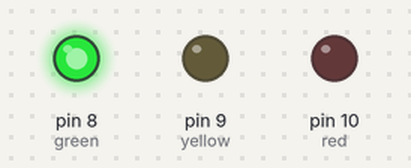
Bench run of a sketch on a simulated Arduino Uno, built with avr-gcc and run on an emulated ATmega328P. Parts: output pins drawn as LEDs (lit = HIGH).

Above: at 2.5 s.
At 6.0 s:
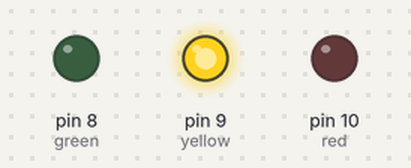
At 9.5 s:
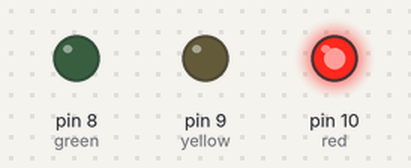
Timing chart, 0 to 15.6 s (numbered marks = the images above):
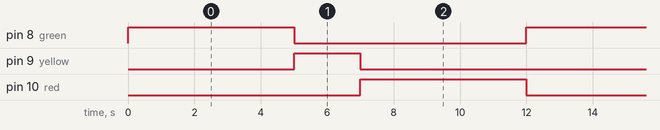

The sketch:

INSIDEANOTINSIDEANOTINSIDEANOTINSIDEANOTINSIDEANOTINSIDEANOT.INO
```cpp
int green = 8, yellow = 9, red = 10;
// DONT MIND THE INT THE INT IS THE INT AND THE INT CANT BE USED FOR EVERYTHING EXPECT THE INT
// I HATE AI THIS IS NOT VIBECODED
// IT NHOT EAVIVVBOCED
// I SWEAR IT NOT CVIVBECOED I SWEAR
// THIS CODE WAS WRITTEN BY MY OTHER OTHER OTHER NOT SELF
// THE INT IS FINE STOP LOOKING AT THE INT
// NOTE TO SELF: DONT TRUST THE INT
// NOTE TO NOT SELF: ALSO DONT TRUST THE INT
// NOTE TO NOT NOT SELF: THE INT KNOWS TOO MUCH

void setup() {
  pinMode(green, OUTPUT);
  pinMode(yellow, OUTPUT);
  pinMode(red, OUTPUT);
}

// THIS LINE IS JUST A LOOP COAMND NOTHING SPECIAL
void loop() {
  // BE GREEN NOW
  digitalWrite(green, HIGH);
  delay(5000);

  // BE YELLOW
  digitalWrite(green, LOW);
  digitalWrite(yellow, HIGH);
  delay(2000);

  // STOP RIGHT THERE I DONT WANT YELLOW OR GREEN
  digitalWrite(yellow, LOW);
  digitalWrite(red, HIGH);
  delay(5000);
  digitalWrite(red, LOW);

  // READ ME
  // REMOVE THE BUTTON
  // REMOVE THE COLOR (PINK,Teal,Purple,brown,RED,YELLOW,BLUE,GREEN,THISCOLORDOESNTEIISTISWEAR)
  // I LOve USB ME WANT USB A BUT I GOT USB B I MIGHT TAKE IT TO MODIFY MY TI 84
  // THE LIGHT IS NOT RED BTW IT GRAY STOP ASKING ME THAT
  // I GOTTA TRY TO PUT THIS GREEN TO GRAY NEVERMIND IT STILL GRAY
  // WHERE THE GRAY
  // THIS CODE SO LONG EVEN MY ARDUINO IS FAT
  // THIS STUPID USB DONT WORK
  // THE USB IS NOT CONNECTED TO EVERYTHING

  // NOTE TO SELF
  // REMOVE THIS COMMENT
  // NOTE TO NOT SELF
  // DONT READ THIS
  // WELL YOU ALREADY DID
  // WHATEVER IT ALRIGHT
  // FOR THIS WE GOTTA PUNISH YOU
  // JK JK I GUESS HAHAHAHA I DONT KNOW ANYMORE

  // NOTE TO NOT NOT SELF
  // REMOVE THAT COMMENT
  // NOTE TO NOT NOT NOT SELF
  // REMOVE THE REMOVE COMMENT
  // NOTE TO NOT NOT NOT NOT SELF
  // ADDED MORE NOTS TO NOTS TO NOTS TO NOTS TO NOTS
  // NOTE TO NOT NOT NOT NOT NOT SELF
  // STILL ADDING NOTS TO THE NOTS
  // NOTE TO NOT NOT NOT NOT NOT NOT SELF
  // TOO MANY NOTS BUT NOT ENOUGH NOTS
  // NOTE TO NOT NOT NOT NOT NOT NOT NOT SELF
  // ADDED MORe NOTS TO NOT TO NOT TO NOT TO NOT TO NOT
  // NOTE TO NOT NOT NOT NOT NOT NOT NOT NOT SELF
  // THIS IS GETTING OUT OF HAND NOW THERE ARE EIGHT NOTS
  // NOTE TO NOT NOT NOT NOT NOT NOT NOT NOT NOT SELF
  // NINE NOTS NO PROBLEM
  // NOTE TO NOT NOT NOT NOT NOT NOT NOT NOT NOT NOT SELF
  // TEN NOTS ENTERED THE CHAT
  // NOTE TO NOT NOT NOT NOT NOT NOT NOT NOT NOT NOT NOT SELF
  // ELEVEN NOTS AND STILL NO USB A
  // NOTE TO NOT NOT NOT NOT NOT NOT NOT NOT NOT NOT NOT NOT SELF
  // TWELVE NOTS THIS IS A FULL TIME JOB NOW
  // NOTE TO NOT NOT NOT NOT NOT NOT NOT NOT NOT NOT NOT NOT NOT SELF
  // THIRTEEN NOTS UNLUCKY BUT FUNNY
  // NOTE TO NOT NOT NOT NOT NOT NOT NOT NOT NOT NOT NOT NOT NOT NOT SELF
  // FOURTEEN NOTS AND THE INT IS STILL THE INT
  // NOTE TO NOT NOT NOT NOT NOT NOT NOT NOT NOT NOT NOT NOT NOT NOT NOT SELF
  // FIFTEEN NOTS I CANT STOP
  // NOTE TO NOT NOT NOT NOT NOT NOT NOT NOT NOT NOT NOT NOT NOT NOT NOT NOT SELF
  // SIXTEEN NOTS THIS COMMENT SECTION HAS BECOME A SIDE QUEST
  // NOTE TO NOT NOT NOT NOT NOT NOT NOT NOT NOT NOT NOT NOT NOT NOT NOT NOT NOT SELF
  // SEVENTEEN NOTS AND THE LIGHT IS STILL GRAY
  // NOTE TO NOT NOT NOT NOT NOT NOT NOT NOT NOT NOT NOT NOT NOT NOT NOT NOT NOT NOT SELF
  // EIGHTEEN NOTS THIS IS PEAK ENGINEERING
  // NOTE TO NOT NOT NOT NOT NOT NOT NOT NOT NOT NOT NOT NOT NOT NOT NOT NOT NOT NOT NOT SELF
  // NINETEEN NOTS I THINK THE USB IS SCARED
  // NOTE TO NOT NOT NOT NOT NOT NOT NOT NOT NOT NOT NOT NOT NOT NOT NOT NOT NOT NOT NOT NOT SELF
  // TWENTY NOTS WE MADE IT

  // NOTE TO NOT NOT NOT NOT NOT NOT NOT NOT NOT NOT NOT NOT NOT NOT NOT NOT NOT NOT NOT NOT NOT NOT NOT NOT NOT NOT NOT NOT NOT NOT NOT NOT NOT NOT NOT NOT NOT NOT NOT NOT NOT NOT NOT NOT NOT NOT NOT NOT NOT NOT NOT NOT NOT NOT NOT NOT NOT NOT NOT NOT NOT NOT NOT NOT NOT NOT NOT NOT NOT NOT NOT NOT NOT NOT NOT NOT NOT NOT NOT NOT NOT NOT NOT NOT NOT NOT NOT NOT NOT NOT NOT NOT NOT NOT NOT NOT NOT NOT NOT NOT NOT NOT NOT NOT NOT NOT NOT NOT NOT NOT NOT NOT NOT NOT NOT NOT NOT NOT NOT NOT NOT NOT NOT NOT NOT NOT NOT NOT NOT NOT NOT NOT NOT NOT NOT NOT NOT NOT NOT NOT NOT NOT NOT NOT NOT NOT NOT NOT NOT NOT NOT NOT NOT NOT NOT NOT NOT NOT NOT NOT NOT NOT NOT NOT NOT NOT NOT NOT NOT NOT NOT NOT NOT NOT NOT NOT NOT NOT NOT NOT NOT NOT NOT NOT NOT NOT NOT NOT NOT NOT NOT NOT NOT NOT NOT NOT NOT NOT NOT NOT NOT NOT NOT NOT NOT NOT NOT NOT NOT NOT NOT NOT NOT NOT NOT NOT NOT NOT NOT NOT NOT NOT NOT NOT NOT NOT NOT NOT NOT NOT NOT NOT NOT NOT NOT NOT NOT NOT NOT NOT NOT NOT NOT NOT NOT NOT NOT NOT NOT NOT NOT NOT NOT NOT NOT NOT NOT NOT NOT NOT NOT NOT NOT NOT NOT NOT NOT NOT NOT NOT NOT NOT NOT NOT NOT NOT NOT NOT NOT NOT NOT NOT NOT NOT NOT NOT NOT NOT NOT NOT NOT NOT NOT NOT NOT NOT NOT NOT NOT NOT NOT NOT NOT NOT NOT NOT NOT NOT NOT NOT NOT NOT NOT NOT NOT NOT NOT NOT NOT NOT NOT NOT NOT NOT NOT NOT NOT NOT NOT NOT NOT NOT NOT NOT NOT NOT NOT NOT NOT NOT NOT NOT NOT NOT NOT NOT NOT NOT NOT NOT NOT NOT NOT NOT NOT NOT NOT NOT NOT NOT NOT NOT NOT NOT NOT NOT NOT NOT NOT NOT NOT NOT NOT NOT NOT NOT NOT NOT NOT NOT NOT NOT NOT NOT NOT NOT NOT NOT NOT NOT NOT NOT NOT NOT NOT NOT NOT NOT NOT NOT NOT NOT NOT NOT NOT NOT NOT NOT NOT NOT NOT NOT NOT NOT NOT NOT NOT NOT NOT NOT NOT NOT NOT NOT NOT NOT NOT NOT NOT NOT NOT NOT NOT NOT NOT NOT NOT NOT NOT NOT NOT NOT NOT NOT NOT NOT NOT NOT NOT NOT NOT NOT NOT NOT NOT NOT NOT NOT NOT NOT NOT NOT NOT NOT NOT NOT NOT NOT NOT NOT NOT NOT NOT NOT NOT NOT NOT NOT NOT NOT NOT NOT NOT NOT NOT NOT NOT NOT NOT NOT NOT NOT NOT NOT NOT NOT NOT NOT NOT NOT SELF
  // 500 NOTS ACHIEVEMENT UNLOCKED
  // THE USB IS NOW CRYING
  // THE INT HAS LEFT THE CHAT
  // THE ARDUINO NEEDS THERAPY

}
```

Measured:
- by itself, pin 8 (green), pin 10 (red): alternates HIGH for 5.0 s and LOW for 7.0 s
- by itself, pin 9 (yellow): alternates HIGH for 2.0 s and LOW for 10.0 s
- by itself, everything shown: repeats every 12.0 s, in 4 steps
